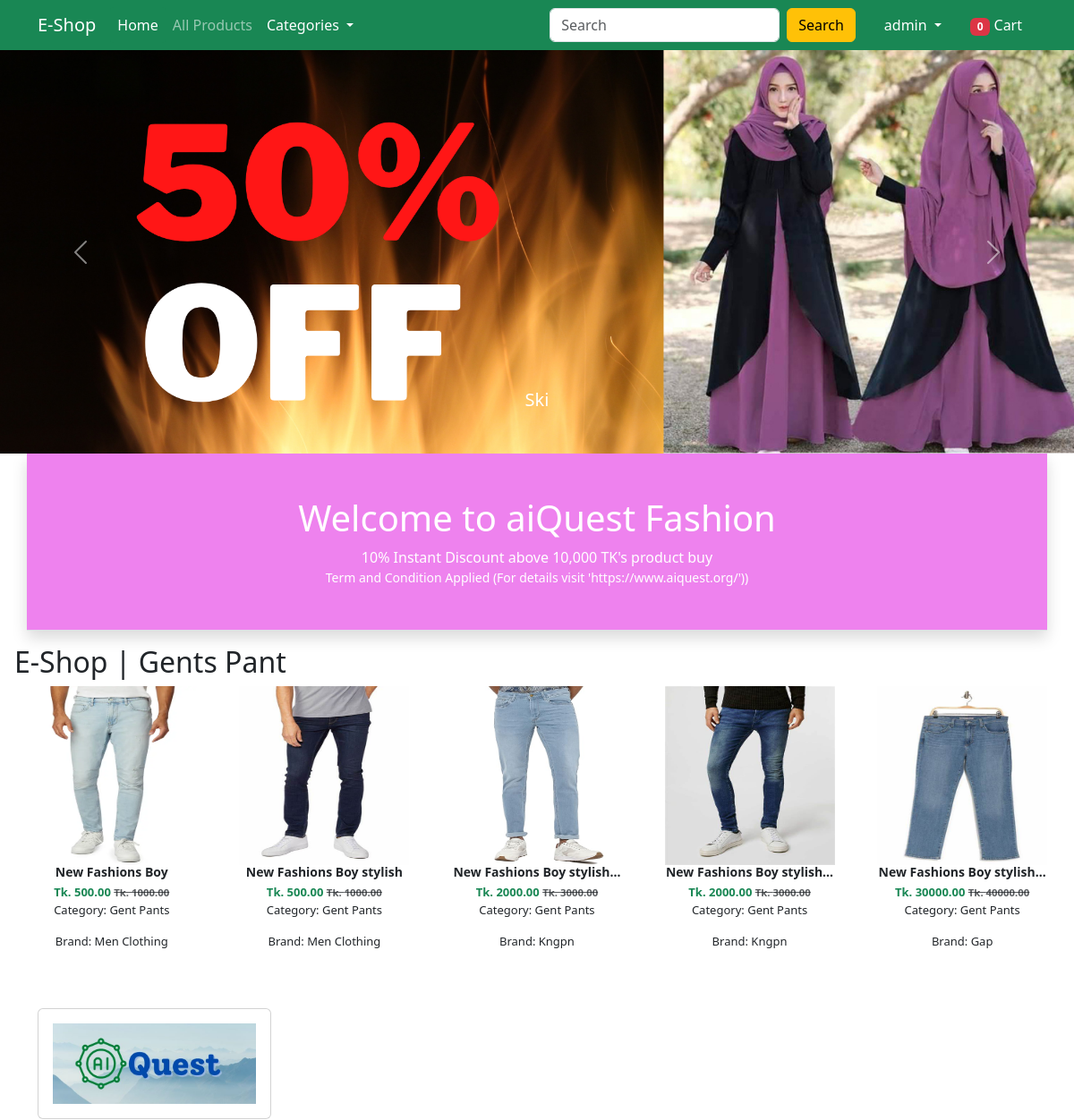
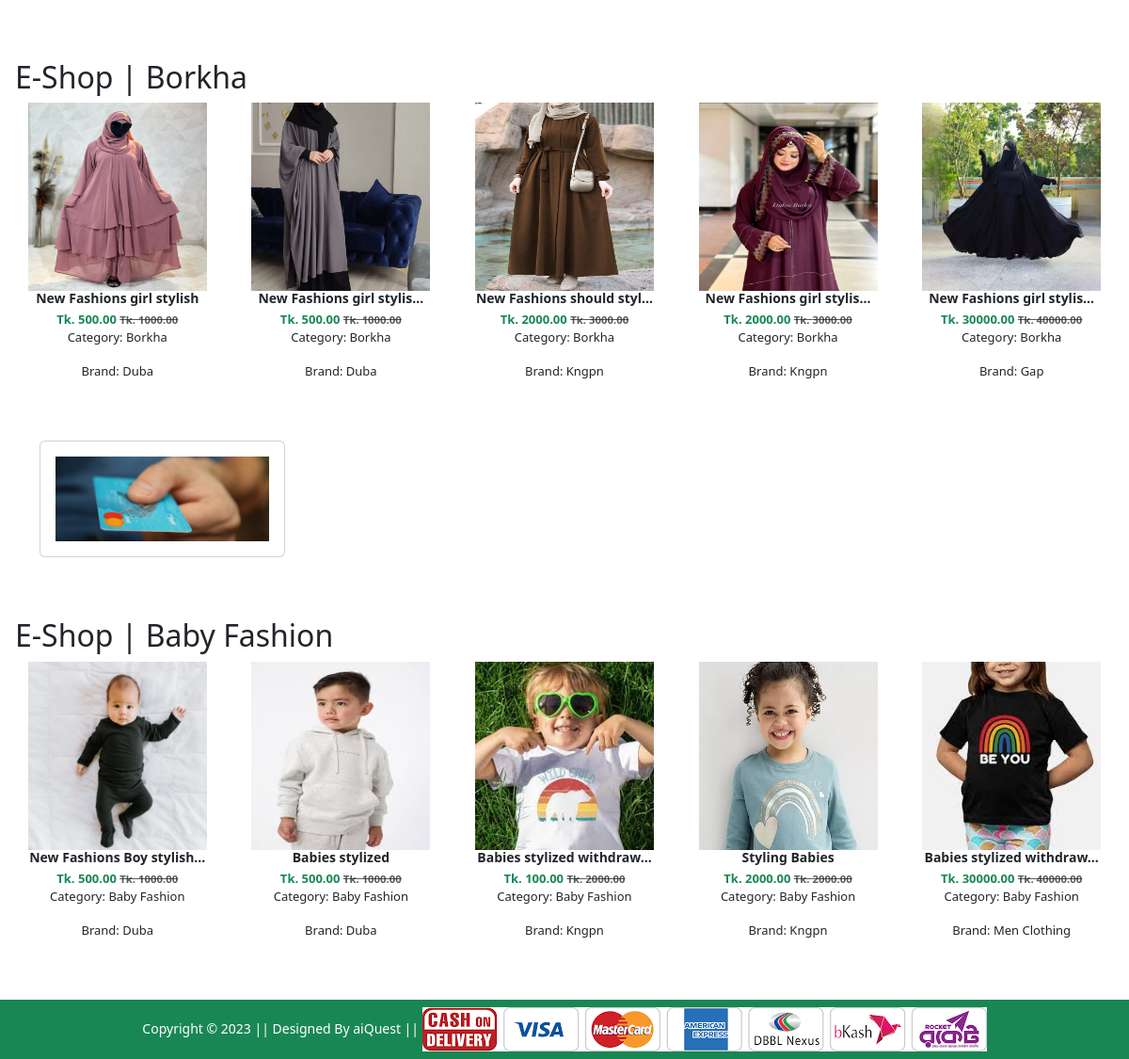
The app's page / (signed in) with its own data (2 pictures, top to bottom).
### store/models.py (models this page shows, shortened)
class Slider(models.Model):
    title = models.CharField(max_length=150, unique=True)
    image = models.ImageField(upload_to='sliders/%Y/%m/%d/')
    STATUS_CHOICES = (('ACTIVE', 'Active'), ('INACTIVE', 'Inactive'))
    status = models.CharField(max_length=8, choices=STATUS_CHOICES, default='ACTIVE')
    created_date = models.DateTimeField(auto_now_add=True)
    updated_date = models.DateTimeField(auto_now=True)
    class Meta:
        ordering = ['id']
        verbose_name_plural = '04. Sliders'

class Product(models.Model):
    category = models.ForeignKey(Category, on_delete=models.CASCADE)
    brand = models.ForeignKey(Brand, on_delete=models.CASCADE)
    title = models.CharField(max_length=150, unique=True)
    slug = models.SlugField(max_length=150, unique=True, null=True, blank=True)
    old_price = models.DecimalField(decimal_places=2, max_digits=10, default=1000.00)
    sale_price = models.DecimalField(decimal_places=2, max_digits=10, default=500.00)
    available_stock = models.PositiveIntegerField(validators=[MaxValueValidator(50)], default=0)
    discount_percent = models.PositiveIntegerField(validators=[MinValueValidator(0), MaxValueValidator(100)], default=0)
    keyword = models.TextField(default='N/A')
    description = models.TextField(default='N/A')
    image = models.ImageField(upload_to='products/%Y/%m/%d/')
    STATUS_CHOICES = (('ACTIVE', 'Active'), ('INACTIVE', 'Inactive'))
    status = models.CharField(max_length=8, choices=STATUS_CHOICES, default='ACTIVE')
    created_date = models.DateTimeField(auto_now_add=True)
    updated_date = models.DateTimeField(auto_now=True)
    class Meta:
        ordering = ['id']
        verbose_name_plural = '03. Products'

class Category(models.Model):
    CATEGORY_CHOICES = (
        ('NONE', 'None'),
        ('LEHENGA', 'Lehenga'),
        ('SHAREE', 'Sharee'),
        ('GENT PANTS', 'Gent Pants'),
        ('BORKHA', 'Borkha'),
        ('BABY FASHION', 'Baby Fashion'),
    )
    title = models.CharField(max_length=50, choices=CATEGORY_CHOICES, default='NONE')
    slug = models.SlugField(max_length=150, unique=True, null=True, blank=True)
    keyword = models.CharField(max_length=150, default='N/A')
    description = models.CharField(max_length=150, default='N/A')
    image = models.ImageField(upload_to='categories/%Y/%m/%d/')
    STATUS_CHOICES = (('ACTIVE', 'Active'), ('INACTIVE', 'Inactive'))
    status = models.CharField(max_length=8, choices=STATUS_CHOICES, default='ACTIVE')
    created_date = models.DateTimeField(auto_now_add=True)
    updated_date = models.DateTimeField(auto_now=True)
    class Meta:
        ordering = ['id']
        verbose_name_plural = '01. Categories'

class Brand(models.Model):
    title = models.CharField(max_length=150, unique=True)
    slug = models.SlugField(max_length=150, unique=True, null=True, blank=True)
    keyword = models.CharField(max_length=150, default='N/A')
    description = models.CharField(max_length=150, default='N/A')
    image = models.ImageField(upload_to='brands/%Y/%m/%d/')
    STATUS_CHOICES = (('ACTIVE', 'Active'), ('INACTIVE', 'Inactive'))
    status = models.CharField(max_length=8, choices=STATUS_CHOICES, default='ACTIVE')
    created_date = models.DateTimeField(auto_now_add=True)
    updated_date = models.DateTimeField(auto_now=True)
    class Meta:
        ordering = ['id']
        verbose_name_plural = '02. Brands'

### store/views.py (the view)
# urls.py: path('', HomeView.as_view(), name='home'),
@method_decorator(never_cache, name='dispatch')
class HomeView(generic.View):
    def get(self, request):
        sliders = Slider.objects.filter(status='ACTIVE')
        gents_pants = Product.objects.filter(category__title__contains='GENT PANTS', status='ACTIVE')
        borkhas = Product.objects.filter(category__title__contains='BORKHA', status='ACTIVE')
        baby_fashions = Product.objects.filter(category__title__contains='BABY FASHION', status='ACTIVE')
        context = {
            'sliders': sliders,
            'gents_pants': gents_pants,
            'borkhas': borkhas,
            'baby_fashions': baby_fashions,
        }
        return render(request, "store/home.html", context)

### store/context_processors.py (called while the page is built)
def get_filters(request):
    categories = Category.objects.filter(status='ACTIVE')
    return {
        'categories': categories,
    }

### templates/store/home.html (shortened to what this page needs)
{% extends "base.html" %}
{% load static %}
{% block slider %}
<div id="carouselExampleControls" class="carousel slide" data-bs-ride="carousel">
    <div class="carousel-inner">
        {% if sliders %}
        {% for slider in sliders %}
        <div class="carousel-item {% if forloop.first %}active{% endif %}">
            <img src="{{ slider.image.url }}" class="d-block w-100" alt="{{ slider.title|title }}">
            <div class="carousel-caption d-none d-md-block">
            <h5>{{ slider.title|title }}</h5>
            </div>
        </div>
        {% endfor %}
        {% else %}
        <h3>Please no slider</h3>
        {% endif %}
    </div>
    <a class="carousel-control-prev" href="#carouselExampleControls" role="button" data-bs-slide="prev">
        <span class="carousel-control-prev-icon" aria-hidden="true"></span>
    </a>
    <a class="carousel-control-next" href="#carouselExampleControls" role="button" data-bs-slide="next">
        <span class="carousel-control-next-icon" aria-hidden="true"></span>
    </a>
</div>
{% endblock slider %}
{% block live_sale %}
<div class="container">
    <div class="row text-center p-5 text-white border-bottom shadow" style="background-color: violet;">
        <h1>Welcome to aiQuest Fashion</h1>
        <span>10% Instant Discount above 10,000 TK's product buy</span>
        <small class="fw-lighter">Term and Condition Applied (For details visit 'https://www.aiquest.org/'))</small>
    </div>
</div>
{% endblock live_sale %}
{% block main_content %}
<div class="m-3">
    <h2>E-Shop | Gents Pant</h2>
    <div class="owl-carousel" id="slider1">
        {% if gents_pants %}
            {% for product in gents_pants %}
                <div class="item" style="width: 100%; max-width: 190px; margin: auto;">
                    <a class="text-decoration-none" href="{% url "single-product" product.slug product.id %}"><img src="{{product.image.url}}" alt="{{product.title|title}}" height="200px"></a>
                    <h6 class="card-title fw-bold mb-1" style="font-size: 14px;">{{ product.title|truncatechars:25 }}</h6>
                    <p class="fw-bold mb-0 text-success" style="font-size: 13px;">
                    Tk. {{ product.sale_price }}
                    {% if product.old_price %}
                    <small class="text-muted text-decoration-line-through">
                        Tk. {{ product.old_price }}
                    </small>
                    {% endif %}
                    </p>
                    <p style="font-size: 13px;">Category: {{ product.category.title|title }}</p>
                    <p style="font-size: 13px;">Brand: {{ product.brand.title|title }}</p>
                </div>
            {% endfor %}
        {% else %}
        <h3> Please no products </h3>
        {% endif %}
    </div>
</div>
<div class="container my-5">
    <div class="row">
        <div class="col-sm-3">
            <div class="card mb-3">
                <div class="card-body">
                    <img src="{% static 'assets/images/payavail/aq.jpg' %}" alt="" srcset="" class="img-fluid">
                </div>
            </div>
        </div>
    </div>
</div>
<div class="mx-3">
    <h2>E-Shop | Borkha</h2>
    <div class="owl-carousel" id="slider2">
        {% if borkhas  %}
            {% for product in borkhas %}
                <div class="item" style="width: 100%; max-width: 190px; margin: auto;">
                    <a class="text-decoration-none" href="{% url "single-product" product.slug product.id %}"><img src="{{product.image.url}}" alt="{{product.title|title}}" height="200px"></a>
                    <h6 class="card-title fw-bold mb-1" style="font-size: 14px;">{{ product.title|truncatechars:25 }}</h6>
                    <p class="fw-bold mb-0 text-success" style="font-size: 13px;">
                    Tk. {{ product.sale_price }}
                    {% if product.old_price %}
                    <small class="text-muted text-decoration-line-through">
                        Tk. {{ product.old_price }}
                    </small>
                    {% endif %}
                    </p>
                    <p style="font-size: 13px;">Category: {{ product.category.title|title }}</p>
                    <p style="font-size: 13px;">Brand: {{ product.brand.title|title }}</p>
                </div>
            {% endfor %}
        {% else %}
        <h3> Please no products </h3>
        {% endif %}
    </div>
</div>
<div class="container my-5">
    <div class="row">
        <div class="col-sm-3">
            <div class="card mb-3">
                <div class="card-body">
                    <img src="{% static 'assets/images/payavail/cc.jpg' %}" alt="" srcset="" class="img-fluid">
                </div>
            </div>
        </div>
    </div>
</div>
<div class="m-3">
    <h2>E-Shop | Baby Fashion</h2>
    <div class="owl-carousel" id="slider3">
        {% if baby_fashions %}
            {% for product in baby_fashions %}
                <div class="item" style="width: 100%; max-width: 190px; margin: auto;">
                    <a class="text-decoration-none" href="{% url "single-product" product.slug product.id %}"><img src="{{product.image.url}}" alt="{{product.title|title}}" height="200px"></a>
                    <h6 class="card-title fw-bold mb-1" style="font-size: 14px;">{{ product.title|truncatechars:25 }}</h6>
                    <p class="fw-bold mb-0 text-success" style="font-size: 13px;">
                    Tk. {{ product.sale_price }}
                    {% if product.old_price %}
                    <small class="text-muted text-decoration-line-through">
                        Tk. {{ product.old_price }}
                    </small>
                    {% endif %}
                    </p>
                    <p style="font-size: 13px;">Category: {{ product.category.title|title }}</p>
                    <p style="font-size: 13px;">Brand: {{ product.brand.title|title }}</p>
                </div>
            {% endfor %}
        {% else %}
        <h3> Please no products </h3>
      {% endif %}
    </div>
</div>
{% endblock main_content %}

### templates/base.html (shortened to what this page needs)
<!doctype html>
{% load static %}
<html lang="en">
<head>
    <link href="https://cdn.jsdelivr.net/npm/bootstrap@5.3.8/dist/css/bootstrap.min.css" rel="stylesheet">
    <link rel="stylesheet" href="{% static 'assets/css/owl.carousel.min.css' %}">
    <link rel="stylesheet" href="{% static 'assets/css/all.min.css' %}">
    <link rel="stylesheet" href="{% static 'assets/css/style.css' %}">
    <link rel="stylesheet" href="{% static "assets/css/main.css" %}">
</head>
<body>
    <nav class="navbar navbar-expand-lg navbar-dark bg-success">
        <div class="container">
            <a class="navbar-brand" href="{% url 'home' %}">E-Shop</a>
            <div class="collapse navbar-collapse" id="navbarSupportedContent">
                <ul class="navbar-nav me-auto mb-2 mb-lg-0">
                    <li class="nav-item">
                        <a class="nav-link {% if request.resolver_match.url_name == 'home' %}active{% endif %}" href="{% url 'home' %}">Home</a>
                    </li>
                    <li class="nav-item">
                        <a class="nav-link {% if request.resolver_match.url_name == 'products-lists' %}active{% endif %}" href="{% url 'products-lists' %}">All Products</a>
                    </li>
                    <li class="nav-item dropdown">
                        <a class="nav-link dropdown-toggle  text-white" href="#" id="categoriesDropdown" role="button" data-bs-toggle="dropdown" aria-expanded="false">
                            Categories
                        </a>
                    </li>
                </ul>
                <form class="d-flex me-3" method="get" action="">
                    <input class="form-control me-2" type="search" name="q" placeholder="Search" aria-label="Search">
                    <button class="btn btn-warning" type="submit">Search</button>
                </form>
                <ul class="navbar-nav mb-2 mb-lg-0">
                    <li class="nav-item dropdown mx-2">
                        <a class="nav-link dropdown-toggle text-white" href="#" id="profileDropdown" role="button" data-bs-toggle="dropdown" aria-expanded="false">
                            {{ request.user.username|default:"Profile" }}
                        </a>
                    </li>
                    <li class="nav-item mx-2">
                        {% if request.user.is_authenticated %}
                        <a href="{% url 'cart-detail' %}" class="nav-link text-white {% if request.resolver_match.url_name == 'cart-detail' %}active{% endif %}">
                            <span class="badge bg-danger">{{ cart_count|default:0 }}</span> Cart
                        </a>
                        {% else %}
                            <a href="{% url 'sign-in' %}" class="nav-link text-white {% if request.resolver_match.url_name == 'sign-in' %}active{% endif %}">
                            <span class="badge bg-danger">0</span> Cart
                        </a>
                        {% endif %}
                    </li>
                </ul>
            </div>
        </div>
    </nav>
    {% block slider %} {% endblock slider %}
    {% block live_sale %} {% endblock live_sale %}
    {% block main_content %} {% endblock main_content %}
    <footer class="container-fluid bg-success text-center p-2 mt-5">
        <small class="text-white">Copyright &copy; 2023 || Designed By aiQuest || </small>
        <img src="{% static 'assets/images/paymentlogo.png' %}" alt="" srcset="" class="img-fluid" height="2px">
    </footer>
</body>

### static/assets/css/style.css (style rules this page uses)
.owl-carousel .item { font-size: 24px; text-align: center; margin-top: 20px;; }

### static/assets/css/main.css (style rules this page uses)
.navbar .nav-link.active { background-color: #198754; border-radius: 0.25rem; }

### records on screen
Slider: image (picture), title "Ski"
Product: image (picture), title "New Fashions Boy", sale_price "500.00", old_price "1000.00", category "Gent Pants", brand "Men Clothing"
Product: image (picture), title "New Fashions Boy stylish", sale_price "500.00", old_price "1000.00", category "Gent Pants", brand "Men Clothing"
Product: image (picture), title "New Fashions Boy stylish…", sale_price "2000.00", old_price "3000.00", category "Gent Pants", brand "Kngpn"
Product: image (picture), title "New Fashions Boy stylish…", sale_price "2000.00", old_price "3000.00", category "Gent Pants", brand "Kngpn"
Product: image (picture), title "New Fashions Boy stylish…", sale_price "30000.00", old_price "40000.00", category "Gent Pants", brand "Gap"
Product: image (picture), title "New Fashions girl stylish", sale_price "500.00", old_price "1000.00", category "Borkha", brand "Duba"
Product: image (picture), title "New Fashions girl stylis…", sale_price "500.00", old_price "1000.00", category "Borkha", brand "Duba"
Product: image (picture), title "New Fashions should styl…", sale_price "2000.00", old_price "3000.00", category "Borkha", brand "Kngpn"
Product: image (picture), title "New Fashions girl stylis…", sale_price "2000.00", old_price "3000.00", category "Borkha", brand "Kngpn"
Product: image (picture), title "New Fashions girl stylis…", sale_price "30000.00", old_price "40000.00", category "Borkha", brand "Gap"
Product: image (picture), title "New Fashions Boy stylish…", sale_price "500.00", old_price "1000.00", category "Baby Fashion", brand "Duba"
Product: image (picture), title "Babies stylized", sale_price "500.00", old_price "1000.00", category "Baby Fashion", brand "Duba"
Product: image (picture), title "Babies stylized withdraw…", sale_price "100.00", old_price "2000.00", category "Baby Fashion", brand "Kngpn"
Product: image (picture), title "Styling Babies", sale_price "2000.00", old_price "2000.00", category "Baby Fashion", brand "Kngpn"
Product: image (picture), title "Babies stylized withdraw…", sale_price "30000.00", old_price "40000.00", category "Baby Fashion", brand "Men Clothing"

### other values on screen
{{ request.user.username|default:"Profile" }} "admin"
{{ cart_count|default:0 }} "0"
